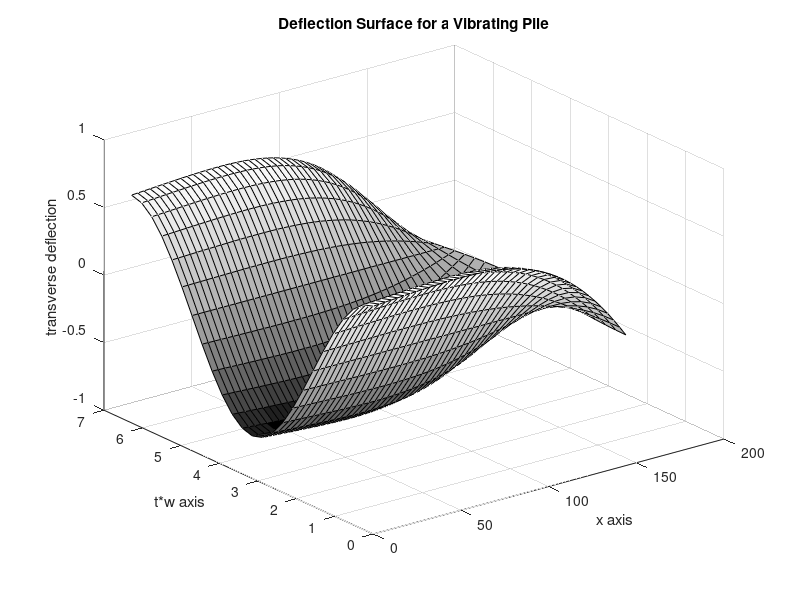
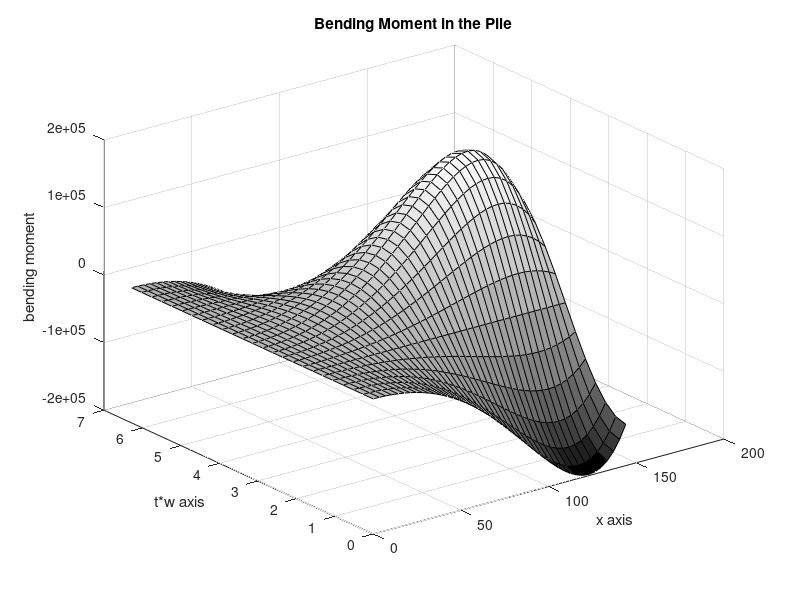
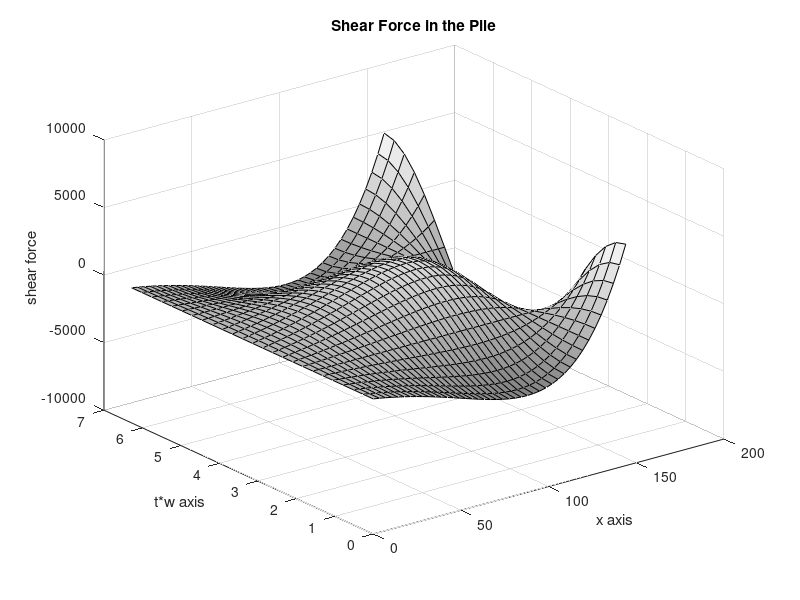
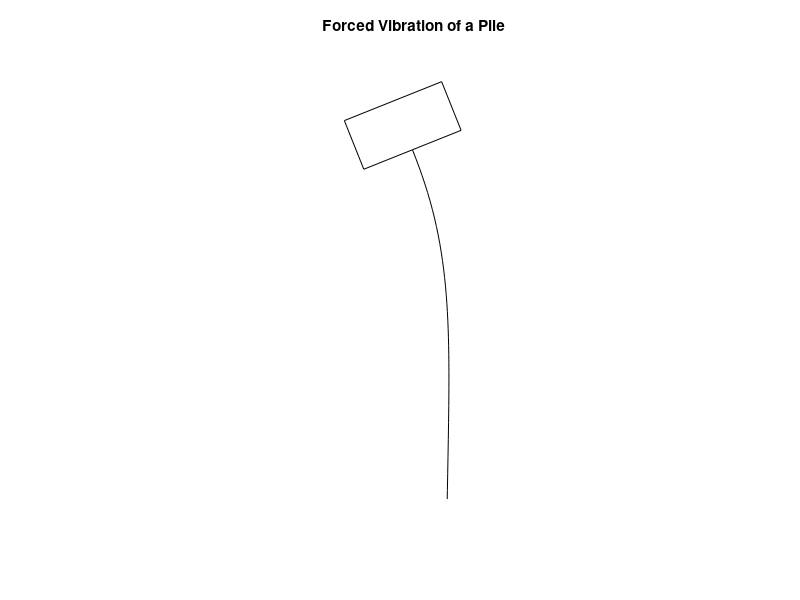

The MATLAB source for these figures, in order:
function pilevibs  
% Example: pilevibs
% ~~~~~~~~~~~~~~~~~
% The routine is used to solve an example 
% problem using function pvibs. The example 
% involves a steel pile 144 inches long which 
% has a square cross section of 4 inch depth.  
% The pile is immersed in soil having an elastic 
% modulus of 200 psi. The attached mass weighs 
% 736 lb. The foundation is shaken at an 
% amplitude of 0.5 inch with a frequency of 
% 20 cycles per second. 
%
% User m functions required: pvibs

clear;
L=144; d=4; a=d^2; I=d^4/12; e=30e6; ei=e*I;
g=32.2*12; Density_steel=0.284; 
rho=Density_steel/g;
Cap_w=36; Cap_h=18; Cap_t=4; 
m0=Cap_w*Cap_h*Cap_t*rho;
j0=m0/12*(Cap_h^2+Cap_w^2); 
h=Cap_h/2; arho=a*rho; 
e_soil=200; k=e_soil*d; y0=0.5; w=40*pi; 
nx=42; nt=25; 
   
[t,x,y,m,v]= ...
  pvibs(y0,ei,arho,L,k,w,h,m0,j0,nx,nt);

%=============================================

function [t,x,y,m,v]= ...
          pvibs(y0,ei,arho,L,k,w,h,m0,j0,nx,nt) 
%
% [t,x,y,m,v]=pvibs ...
%             (y0,ei,arho,L,k,w,h,m0,j0,nx,nt) 
% ~~~~~~~~~~~~~~~~~~~~~~~~~~~~~~~~~~~~~~~~~~~~
%
% This function computes the forced harmonic 
% response of a pile buried in an oscillating 
% elastic medium. The lower end of the pile is 
% free from shear and moment. The top of the 
% pile carries an attached body having general 
% mass and inertial properties. The elastic 
% foundation is given a horizontal oscillation 
% of the form 
%
%   yf=real(y0*exp(i*w*t))
%
% The resulting transverse forced response of 
% the pile is expressed as 
%
%   y(x,t)=real(f(x)*exp(i*w*t)) 
%
% where f(x) is a complex valued function. The 
% bending moment and shear force in the pile 
% are also computed.
%
% y0   - amplitude of the foundation oscillation
% ei   - product of moment of inertia and 
%        elastic modulus for the pile
% arho - mass per unit length of the pile
% L    - pile length
% k    - the elastic resistance constant for the 
%        foundation described as force per unit 
%        length per unit of transverse 
%        deflection
% w    - the circular frequency of the 
%        foundation oscillation which vibrates 
%        like real(y0*exp(i*w*t))
% h    - the vertical distance above the pile 
%        upper end to the gravity center of the 
%        attached body
% m0   - the mass of the attached body
% j0   - the mass moment of inertia of the 
%        attached body with respect to its 
%        gravity center
% nx   - the number of equidistant values along 
%        the pile at which the solution is 
%        computed
% nt   - the number of values of t values at 
%        which the solution is computed such 
%        that 0 <= w*t <= 2*pi
%
% t    - a vector of time values such that the 
%        pile moves through a full period of 
%        motion. This means 0 <= t <= 2*pi/w
% x    - a vector of x values with 0 <= x <= L 
% y    - the transverse deflection y(x,t) for 
%        the pile with t varying from row to 
%        row, and x varying from column to 
%        column             
% m,v  - matrices giving values bending moment 
%        and shear force
%
% User m functions called: none
%----------------------------------------------
 
% Default data for a steel pile 144 inches long
if nargin==0      
  y0=0.5; ei=64e7; arho=0.0118; L=144; k=800; 
  w=125.6637; h=9; m0=1.9051; j0=257.1876; 
  nx=42; nt=25;
end

w2=w^2; x=linspace(0,L,nx)'; 
t=linspace(0,2*pi/w,nt); 

% Evaluate characteristic roots and complex 
% exponentials
s=((arho*w2-k)/ei)^(1/4)*[1,i,-1,-i]; 
s2=s.^2; s3=s2.*s;
c0=y0*k/(k-w2*arho); esl=exp(s*L); 
esx=exp(x*s); eiwt=exp(i*w*t);

% Solve for coefficients to satisfy the 
% boundary conditions 
c=[s2; s3; esl.*(h*s3+s2-j0*w2/ei*s); ...
   esl.*(s3+m0*w2/ei*(1+h*s))]\ ...
   [0;0;0;-c0*m0*w2/ei];

% Compute the deflection, moment and shear
y=real((c0+esx*c)*eiwt)'; 
ype=real(s.*esl*c*eiwt)';
m=real(ei*s2(ones(nx,1),:).*esx*c*eiwt)';
v=real(ei*s3(ones(nx,1),:).*esx*c*eiwt)';
t=t'; x=x'; hold off; clf;

% Make surface plots showing the deflection, 
% moment, and shear over a complete period of 
% the motion 
surf(x,t*w,y); 
xlabel('x axis'); ylabel('t*w axis'); 
zlabel('transverse deflection');
title('Deflection Surface for a Vibrating Pile');
grid on; colormap(gray), brighten(.5),shg
disp('Press [Enter] to continue'), pause
print -deps pilesurf


surf(x,t*w,m); 
xlabel('x axis'); ylabel('t*w axis');
zlabel('bending moment');
title('Bending Moment in the Pile')
grid on; colormap(gray), brighten(.5),shg
disp('Press [Enter] to continue'), pause
print -deps pilemom

surf(x,t*w,v); 
xlabel('x axis'); ylabel('t*w axis');
zlabel('shear force');
title('Shear Force in the Pile');
grid on; colormap(gray), brighten(.5), shg
%disp('Press [Enter] to continue'), pause
disp('Press [Enter] to see animation'), pause
print -deps pileshr
 
% Draw an animation depicting the pile response 
% to the oscillation of the foundation
fu=.10/max(y(:)); p=[-0.70, 0.70, -.1, 1.3];
u=fu*y; upe=fu*L*ype; d=.15;
xm=[0,0,1,1,0,0]*d; 
ym=[0,-1,-1,1,1,0]*d; zm=xm+i*ym;
close;
for jj=1:4
  for j=1:nt
    z=exp(i*atan(upe(j)))*zm; 
    xx=real(z); yy=imag(z);
    ut=[u(j,:),u(j,nx)+yy]; xt=[x/L,1+xx];
    plot(ut,xt,'-k'); axis(p); axis('square'); 
    title('Forced Vibration of a Pile');
    axis('off'); drawnow; figure(gcf);
  end
end
print -deps pileanim
fprintf('\nAll Done\n');
